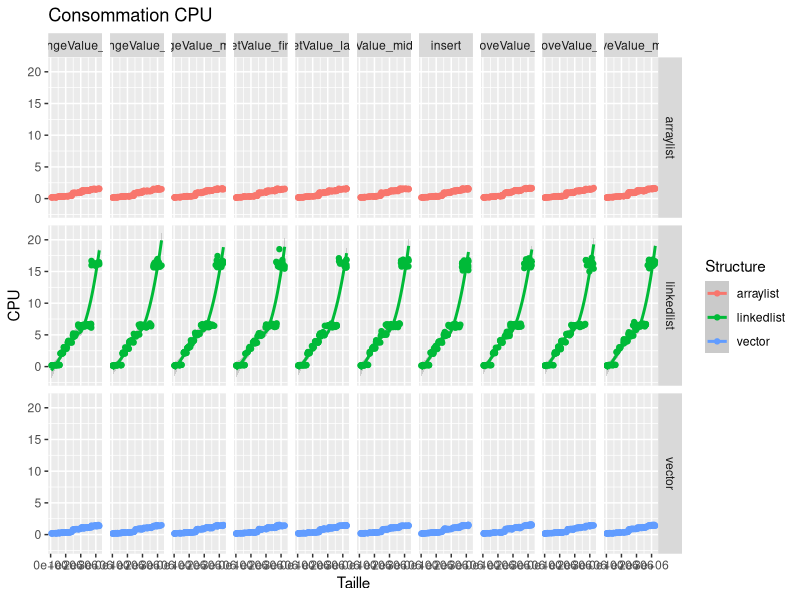
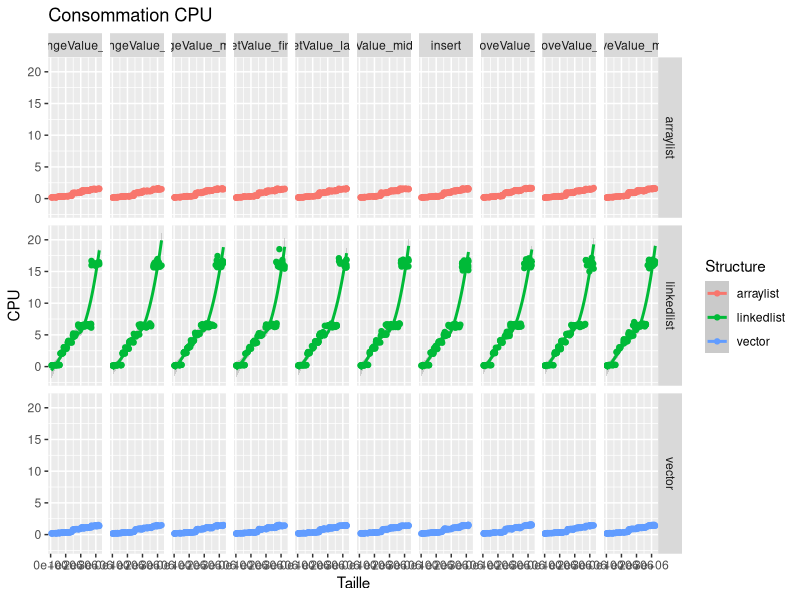

Reproduce these figures in R, in order. (Note: this script raises an error after producing the figures.)
#!/usr/bin/env Rscript

library(ggplot2)
library(dplyr)
perf <- read.table("Perf.csv",sep=",",dec=".", header=TRUE)

attach(perf)

ggplot(perf,aes(x=Taille,y=CPU,color=Structure)) +
geom_smooth() +
geom_point() +
facet_grid(Structure ~ Action) +
ggtitle("Consommation CPU")
ggsave("img/Graph_Time.png")


ggplot(perf,aes(x=Taille,y=CPU,color=Structure)) +
geom_smooth() +
geom_point() +
filter(perf, Structure != "linkedlist")+
facet_grid(Structure ~ Action)+
ggtitle("Consommation_CPU_VA")
ggsave("img/Graph_Time_VA.png")

ggplot(perf,aes(x=Taille,y=CPU,color=Structure)) +
geom_smooth() +
geom_point() +
coord_cartesian(y=c(0,2))+
facet_grid(Structure ~ Action)+
ggtitle("Consommation CPU VA")
ggsave("img/Graph_Time_VA2.png")

ggplot(perf,aes(x=Taille,y=Mem,color=Structure)) +
geom_smooth() +
geom_point() +
facet_grid(Structure ~ Action) +
ggtitle("Consommation mémoire") +
ggsave("img/Graph_Mem.png")

ggplot(perf,aes(x=Taille,y=Mem,color=Structure)) +
geom_smooth() +
geom_point() +
filter(perf, Structure != "linkedlist")+
facet_grid(Structure ~ Action)+
ggtitle("Consommation_CPU_VA")
ggsave("imgAnalyse/Graph_Memoire_VA.png")

ggplot(perf,aes(x=Taille,y=Mem,color=Structure)) +
geom_smooth() +
geom_point() +
coord_cartesian(y=c(50000,170000))+
facet_grid(Structure ~ Action) +
ggtitle("Consommation mémoire VA") +
ggsave("imgAnalyse/Graph_Memoire_VA2.png")


ggplot(perf[perf$Action=="getValue_first" | perf$Action=="getValue_middle" | perf$Action=="getValue_last"
	 & perf$Structure=="linkedlist",], aes(x=Taille, y=CPU, color=Action)) + geom_point() + geom_smooth() + facet_grid(.~Action)
		 ggtitle("CPU d'accès à une LinkedList")
ggsave("imgAnalyse/linkedList_get.png")

ggplot(perf[perf$Action=="getValue_first" & perf$Structure=="arraylist" | perf$Action=="getValue_middle" & perf$Structure=="arraylist" | perf$Action=="getValue_last"
	 & perf$Structure=="arraylist",], aes(x=Taille, y=CPU, color=Action)) + geom_point() + geom_smooth() + facet_grid(.~Action)
		 ggtitle("CPU d'accès à une ArrayList")
ggsave("imgAnalyse/arraylist_get.png")

ggplot(perf[perf$Action=="getValue_first" & perf$Structure=="vector" | perf$Action=="getValue_middle" & perf$Structure=="vector" | perf$Action=="getValue_last"
	 & perf$Structure=="vector",], aes(x=Taille, y=CPU, color=Action)) + geom_point() + geom_smooth() + facet_grid(.~Action)
		 ggtitle("CPU d'accès à un Vecteur")
ggsave("imgAnalyse/vector_get.png")

ggplot(perf[perf$Action=="changeValue_first" & perf$Structure=="arraylist" | perf$Action=="changeValue_middle" & perf$Structure=="arraylist" | perf$Action=="changeValue_last"
	 & perf$Structure=="arraylist",], aes(x=Taille, y=CPU, color=Action)) + geom_point() + geom_smooth() + facet_grid(.~Action)
		 ggtitle("CPU de modification d'un objet d'une ArrayList")
ggsave("imgAnalyse/arraylist_modify.png")

ggplot(perf[perf$Action=="changeValue_first" & perf$Structure=="vector" | perf$Action=="changeValue_middle" & perf$Structure=="vector" | perf$Action=="changeValue_last"
	 & perf$Structure=="vector",], aes(x=Taille, y=CPU, color=Action)) + geom_point() + geom_smooth() + facet_grid(.~Action)
		 ggtitle("CPU de modification d'un objet d'un Vecteur")
ggsave("imgAnalyse/vector_modify.png")

ggplot(perf[perf$Action=="changeValue_first" & perf$Structure=="linkedlist" | perf$Action=="changeValue_middle" & perf$Structure=="linkedlist" | perf$Action=="changeValue_last"
	 & perf$Structure=="linkedlist",], aes(x=Taille, y=CPU, color=Action)) + geom_point() + geom_smooth() + facet_grid(.~Action)
		 ggtitle("CPU de modification d'un objet d'une LinkedList")
ggsave("img/linkedlist_modify.png")

ggplot(perf[perf$Action=="removeValue_first" & perf$Structure=="arraylist" | perf$Action=="removeValue_middle" & perf$Structure=="arraylist" | perf$Action=="removeLastElement"
	 & perf$Structure=="arraylist",], aes(x=Taille, y=CPU, color=Action)) + geom_point() + geom_smooth() + facet_grid(.~Action)
		 ggtitle("CPU de suppresion d'un objet d'une ArrayList")
ggsave("img/arraylist_remove.png")

ggplot(perf[perf$Action=="removeValue_first" & perf$Structure=="vector" | perf$Action=="removeValue_middle" & perf$Structure=="vector" | perf$Action=="removeLastElement"
	 & perf$Structure=="vector",], aes(x=Taille, y=CPU, color=Action)) + geom_point() + geom_smooth() + facet_grid(.~Action)
		 ggtitle("CPU de suppresion d'un objet d'un Vecteur")
ggsave("img/vector_remove.png")

ggplot(perf[perf$Action=="removeValue_first" & perf$Structure=="linkedlist" | perf$Action=="removeValue_middle" & perf$Structure=="linkedlist" | perf$Action=="removeLastElement"
	 & perf$Structure=="linkedlist",], aes(x=Taille, y=CPU, color=Action)) + geom_point() + geom_smooth() + facet_grid(.~Action)
		 ggtitle("CPU de suppresion d'un objet d'une LinkedList")
ggsave("img/linkedlist_remove.png")

Memory

ggplot(perf[perf$Action=="getValue_first" & perf$Structure=="arraylist" | perf$Action=="getValue_middle" & perf$Structure=="arraylist" | perf$Action=="getValue_last"
	 & perf$Structure=="arraylist",], aes(x=Taille, y=Mem, color=Action)) + geom_point() + geom_smooth() + facet_grid(.~Action)
		 ggtitle("Mem nécessaire pour accéder à une ArrayList")
ggsave("img/arraylist_memory_get.png")

ggplot(perf[perf$Action=="getValue_first" & perf$Structure=="vector" | perf$Action=="getValue_middle" & perf$Structure=="vector" | perf$Action=="getValue_last"
	 & perf$Structure=="vector",], aes(x=Taille, y=Mem, color=Action)) + geom_point() + geom_smooth() + facet_grid(.~Action)
		 ggtitle("Mem nécessaire pour accéder  à un Vecteur")
ggsave("img/vector_memory_get.png")

ggplot(perf[perf$Action=="getValue_first" | perf$Action=="getValue_middle" | perf$Action=="getValue_last"
	 & perf$Structure=="linkedlist",], aes(x=Taille, y=Mem, color=Action)) + geom_point() + geom_smooth() + facet_grid(.~Action)
		 ggtitle("Mem nécessaire pour accéder à une LinkedList")
ggsave("img/linkedList_memory_get.png")

ggplot(perf[perf$Action=="changeValue_first" & perf$Structure=="arraylist" | perf$Action=="changeValue_middle" & perf$Structure=="arraylist" | perf$Action=="changeValue_last"
	 & perf$Structure=="arraylist",], aes(x=Taille, y=Mem, color=Action)) + geom_point() + geom_smooth() + facet_grid(.~Action)
		 ggtitle("Mémoire nécessaire pour la modification d'un objet d'une ArrayList")
ggsave("img/arraylist_modify_memory.png")

ggplot(perf[perf$Action=="changeValue_first" & perf$Structure=="vector" | perf$Action=="changeValue_middle" & perf$Structure=="vector" | perf$Action=="changeValue_last"
	 & perf$Structure=="vector",], aes(x=Taille, y=Mem, color=Action)) + geom_point() + geom_smooth() + facet_grid(.~Action)
		 ggtitle("Mémoire nécessaire pour la modification d'un objet d'un Vecteur")
ggsave("img/vector_modify_memory.png")

ggplot(perf[perf$Action=="changeValue_first" & perf$Structure=="linkedlist" | perf$Action=="changeValue_middle" & perf$Structure=="linkedlist" | perf$Action=="changeValue_last"
	 & perf$Structure=="linkedlist",], aes(x=Taille, y=Mem, color=Action)) + geom_point() + geom_smooth() + facet_grid(.~Action)
		 ggtitle("Mémoire nécessaire pour la modification d'un objet d'une LinkedList")
ggsave("img/linkedlist_modify_memory.png")

ggplot(perf[perf$Action=="removeValue_first" & perf$Structure=="arraylist" | perf$Action=="removeValue_middle" & perf$Structure=="arraylist" | perf$Action=="removeLastElement"
	 & perf$Structure=="arraylist",], aes(x=Taille, y=Mem, color=Action)) + geom_point() + geom_smooth() + facet_grid(.~Action)
		 ggtitle("Mémoire nécessaire pour la suppresion d'un objet d'une ArrayList")
ggsave("img/arraylist_remove_memory.png")

ggplot(perf[perf$Action=="removeValue_first" & perf$Structure=="vector" | perf$Action=="removeValue_middle" & perf$Structure=="vector" | perf$Action=="removeLastElement"
	 & perf$Structure=="vector",], aes(x=Taille, y=Mem, color=Action)) + geom_point() + geom_smooth() + facet_grid(.~Action)
		 ggtitle("Mémoire nécessaire pour la suppresion d'un objet d'un Vecteur")
ggsave("img/vector_remove_memory.png")

ggplot(perf[perf$Action=="removeValue_first" & perf$Structure=="linkedlist" | perf$Action=="removeValue_middle" & perf$Structure=="linkedlist" | perf$Action=="removeLastElement"
	 & perf$Structure=="linkedlist",], aes(x=Taille, y=Mem, color=Action)) + geom_point() + geom_smooth() + facet_grid(.~Action)
		 ggtitle("Mémoire nécessaire pour la suppresion d'un objet d'une LinkedList")
ggsave("img/linkedlist_remove_memory.png")
